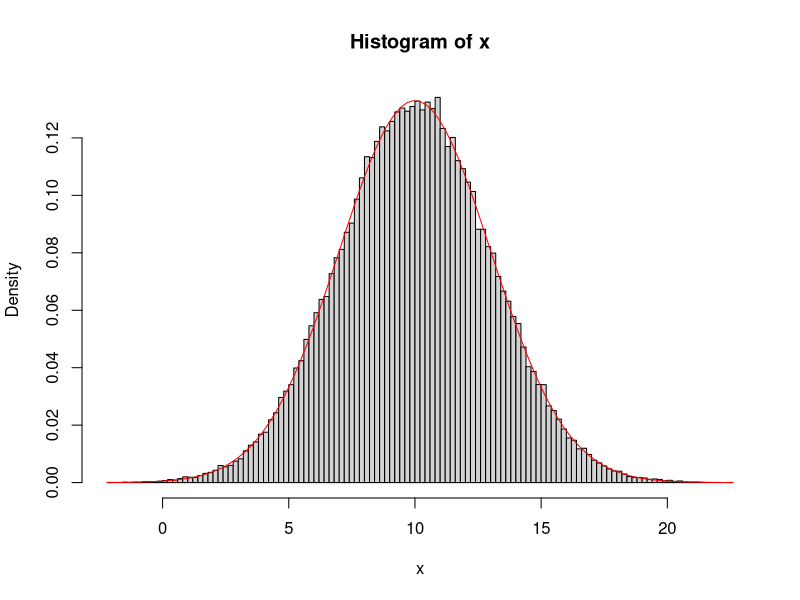
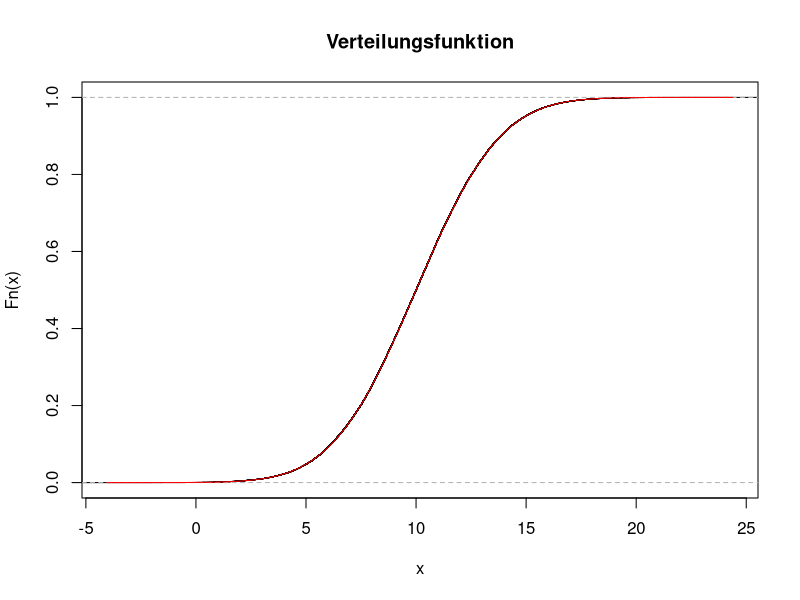
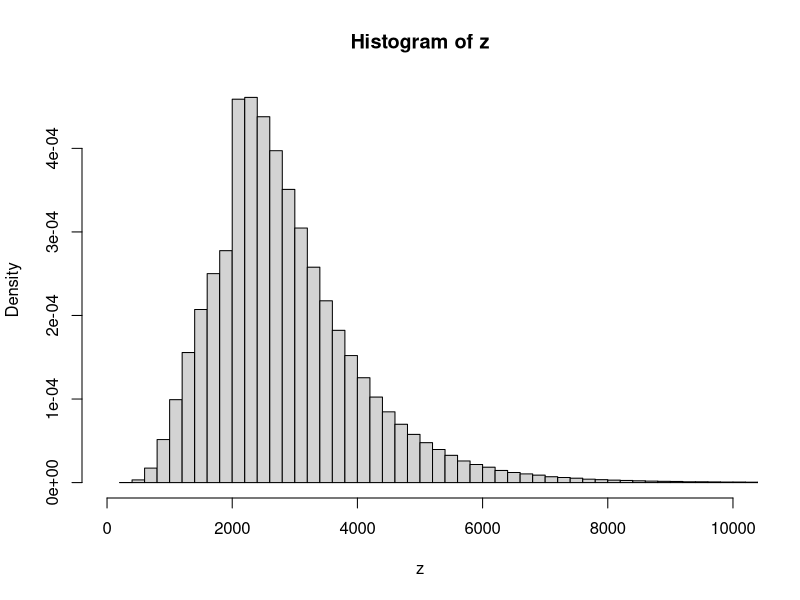
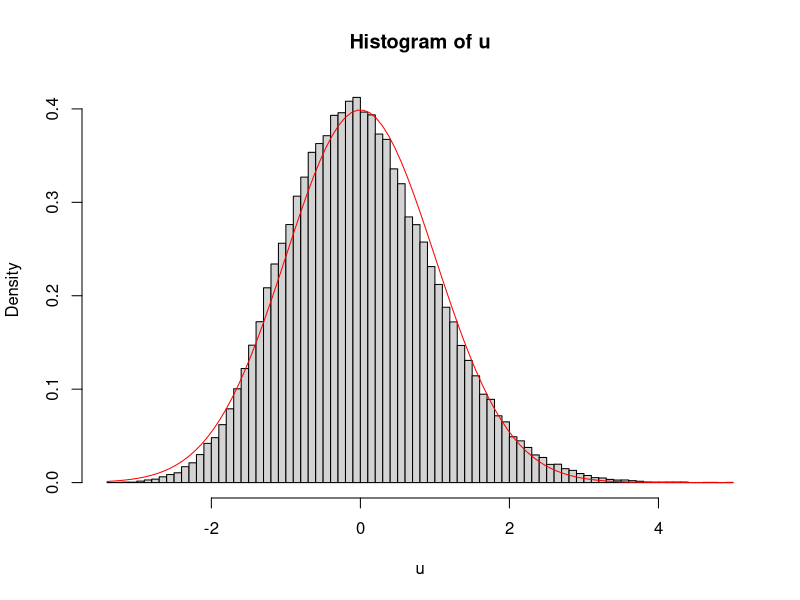
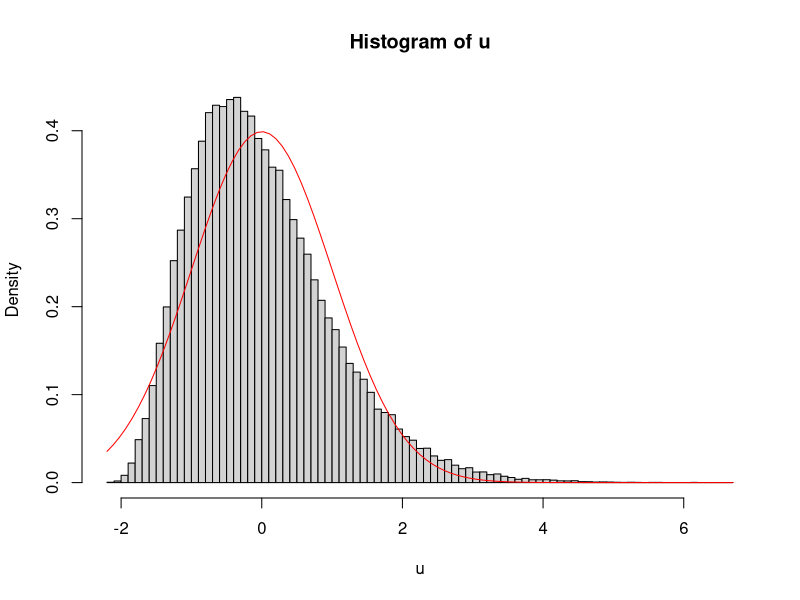

Generate these figures, in order, with R:
## ---- chunk 1
n <- 100000
x <- rnorm(n, mean=10, sd=3)
## ---- chunk 2
mean(x)
## ---- chunk 3
var(x)
## ---- chunk 4
quantile(x, 0.75)
## ---- chunk 5
qnorm(0.75, mean=10, sd=3)
## ---- chunk 6
hist(x, breaks=100, probability=TRUE)
curve(dnorm(x, mean=10, sd=3), add=TRUE, col="red")
## ---- chunk 7
plot(ecdf(x),
     main="Verteilungsfunktion")
curve(pnorm(x, mean=10, sd=3),
      add=TRUE,
      col="red")
## ---- chunk 8
n <- 1000000
x <- rnorm(n, mean=8, sd=0.5)
y <- exp(x)
s <- ifelse(y <= 2000, 0, 0.35*(y-2000))
z <- y-s
mean(z)
## ---- chunk 9
hist(z, probability=TRUE, breaks=150, xlim=c(0,10000))
## ---- chunk 10
R <- 100000
u <- rep(0, R)
## ---- chunk 11
n <- 50
for(r in 1:R){
    x <- rexp(n, rate=2)
    xquer <- mean(x)
    u[r] <- sqrt(n)*(xquer - 1/2)/sqrt(1/4)
}
## ---- chunk 12
hist(u, prob=TRUE, breaks=100)
curve(dnorm(x), add=TRUE, col="red")
## ---- chunk 13
n <- 5
for(r in 1:R){
    x <- rexp(n, rate=2)
    xquer <- mean(x)
    u[r] <- sqrt(n)*(xquer - 1/2)/sqrt(1/4)
}
hist(u, prob=TRUE, breaks=100)
curve(dnorm(x), add=TRUE, col="red")
